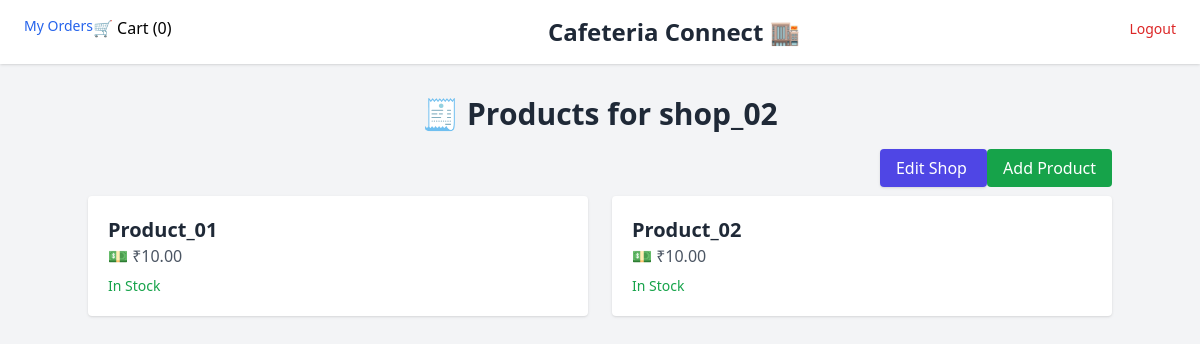
The app's page /shops/2/products/ (signed in) with its own data.
### shops/models.py (models this page shows, shortened)
class Shop(models.Model):
    owner = models.ForeignKey(User, on_delete=models.CASCADE)
    name = models.CharField(max_length=100)
    floor = models.IntegerField()
    contact = models.CharField(max_length=15)

class Product(models.Model):
    shop = models.ForeignKey(Shop, on_delete=models.CASCADE, related_name='products')
    name = models.CharField(max_length=100)
    price = models.DecimalField(max_digits=7, decimal_places=2)
    description = models.TextField(blank=True)
    is_available = models.BooleanField(default=True)
    stock = models.PositiveIntegerField(default=0)

### shops/views.py (the view)
# urls.py: path('<int:shop_id>/products/', views.product_list, name='product-list'),
@login_required
def product_list(request, shop_id):
    shop = get_object_or_404(Shop, id=shop_id)
    products = shop.products.all()
    is_owner = request.user == shop.owner
    if is_owner:
        return render(request, 'product_list.html', {
            'shop': shop,
            'products': products,
            'is_owner': is_owner
        })
    else:
        return redirect('place_order', shop_id=shop.id)

### cart/context_processors.py (called while the page is built)
def cart_item_count(request):
    if request.user.is_authenticated:
        count = CartItem.objects.filter(user=request.user).count()
    else:
        count = 0
    return {"cart_item_count": count}

### templates/product_list.html (shortened to what this page needs)
{% extends 'base.html' %}
{% block content %}
  <div class="max-w-5xl mx-auto py-8">
    <h1 class="text-3xl font-bold text-center text-gray-800 mb-6">🧾 Products for {{ shop.name }}</h1>
    {% if is_owner %}
      <div class="text-right mb-4">
        <a href="{% url 'edit-shop' shop.id %}" class="bg-indigo-600 text-white px-4 py-2 rounded hover:bg-indigo-700 transition shadow">
          Edit Shop
          <a href="{% url 'add-product' shop.id %}" class="bg-green-600 text-white px-4 py-2 rounded hover:bg-green-700">Add Product</a>
        </a>
      </div>
    {% endif %}
    {% if products %}
     <div class="grid grid-cols-1 sm:grid-cols-2 gap-6">
        {% for product in products %}
          <a href="{% url 'edit-product' product.id %}" class="block bg-white p-5 rounded shadow hover:shadow-lg transition hover:ring-2 hover:ring-indigo-300">
            <h2 class="text-xl font-semibold text-gray-800">{{ product.name }}</h2>
            <p class="text-gray-600">💵 ₹{{ product.price }}</p>
            <p class="mt-2 text-sm {% if product.is_available %}text-green-600{% else %}text-red-600{% endif %}">
              {% if product.is_available %}In Stock{% else %}Out of Stock{% endif %}
            </p>
          </a>
        {% endfor %}
      </div>
    {% else %}
      <p class="text-center text-gray-500">No products added yet.</p>
    {% endif %}
  </div>
{% endblock %}

### records on screen
Shop: name "shop_02"
Product: name "Product_01", price "10.00", is_available "In Stock"
Product: name "Product_02", price "10.00", is_available "In Stock"

### other values on screen
{{ cart_item_count }} "0"
